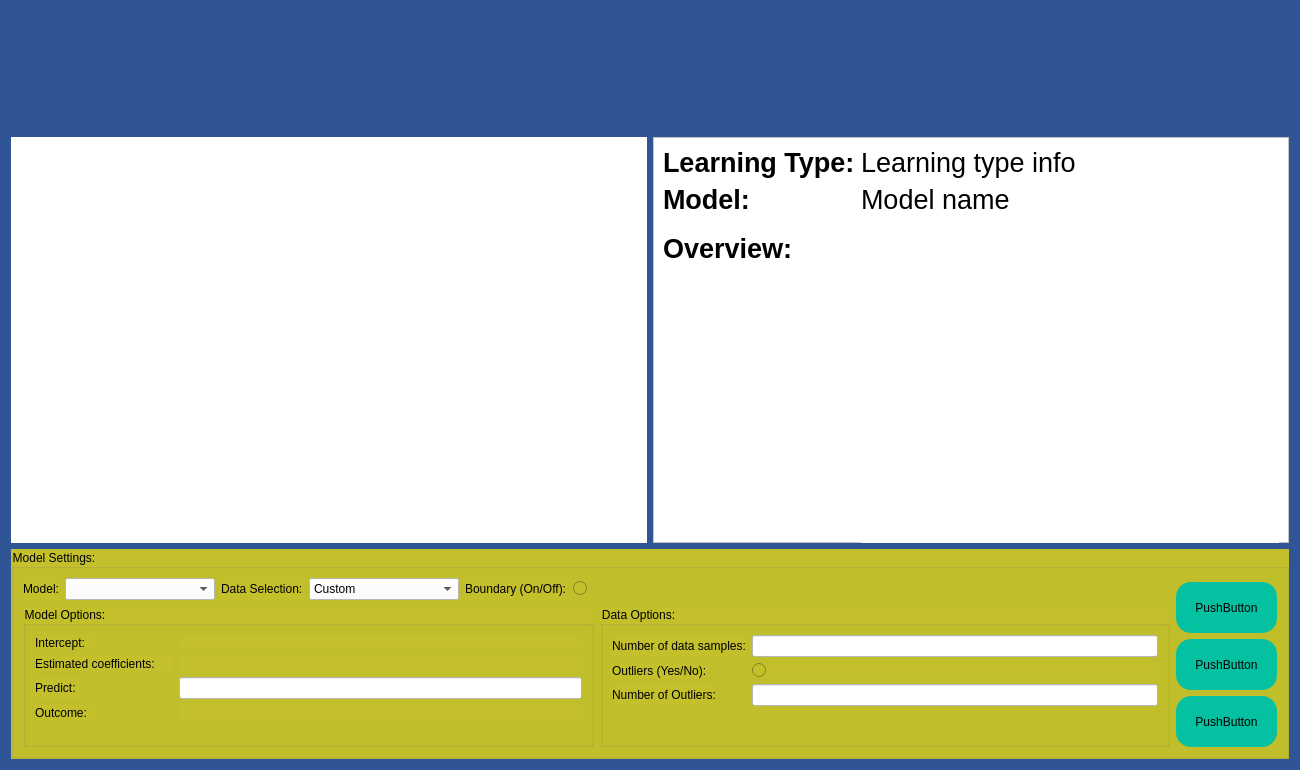
<?xml version="1.0" encoding="UTF-8"?>
<ui version="4.0">
 <class>self</class>
 <widget class="QWidget" name="self">
  <property name="geometry">
   <rect>
    <x>0</x>
    <y>0</y>
    <width>1300</width>
    <height>770</height>
   </rect>
  </property>
  <property name="minimumSize">
   <size>
    <width>1300</width>
    <height>770</height>
   </size>
  </property>
  <property name="windowTitle">
   <string>Form</string>
  </property>
  <property name="styleSheet">
   <string notr="true">background-color:rgb(47, 85, 151);</string>
  </property>
  <layout class="QVBoxLayout" name="verticalLayout_2">
   <item>
    <layout class="QHBoxLayout" name="horizontalLayout">
     <item>
      <spacer name="titleSpacerLeft">
       <property name="orientation">
        <enum>Qt::Horizontal</enum>
       </property>
       <property name="sizeHint" stdset="0">
        <size>
         <width>40</width>
         <height>20</height>
        </size>
       </property>
      </spacer>
     </item>
     <item>
      <widget class="QLabel" name="titleLabel">
       <property name="minimumSize">
        <size>
         <width>582</width>
         <height>120</height>
        </size>
       </property>
       <property name="maximumSize">
        <size>
         <width>582</width>
         <height>120</height>
        </size>
       </property>
       <property name="text">
        <string/>
       </property>
       <property name="pixmap">
        <pixmap>Developer/Swansea Uni/Project/Code/Project/Images/freeplay.png</pixmap>
       </property>
      </widget>
     </item>
     <item>
      <spacer name="titleSpacerRight">
       <property name="orientation">
        <enum>Qt::Horizontal</enum>
       </property>
       <property name="sizeHint" stdset="0">
        <size>
         <width>40</width>
         <height>20</height>
        </size>
       </property>
      </spacer>
     </item>
    </layout>
   </item>
   <item>
    <layout class="QHBoxLayout" name="gamboardModelInforLayoutV">
     <item>
      <layout class="QHBoxLayout" name="gameboardPlacing">
       <item>
        <widget class="QWidget" name="MplWidget" native="true">
         <property name="sizePolicy">
          <sizepolicy hsizetype="Preferred" vsizetype="Preferred">
           <horstretch>0</horstretch>
           <verstretch>0</verstretch>
          </sizepolicy>
         </property>
         <property name="minimumSize">
          <size>
           <width>450</width>
           <height>350</height>
          </size>
         </property>
         <property name="maximumSize">
          <size>
           <width>855</width>
           <height>525</height>
          </size>
         </property>
         <property name="styleSheet">
          <string notr="true">background-color: white;</string>
         </property>
        </widget>
       </item>
      </layout>
     </item>
     <item>
      <layout class="QHBoxLayout" name="modelInfoLayoutV" stretch="0">
       <item>
        <widget class="QFrame" name="frame">
         <property name="sizePolicy">
          <sizepolicy hsizetype="Preferred" vsizetype="Preferred">
           <horstretch>2</horstretch>
           <verstretch>0</verstretch>
          </sizepolicy>
         </property>
         <property name="minimumSize">
          <size>
           <width>570</width>
           <height>350</height>
          </size>
         </property>
         <property name="maximumSize">
          <size>
           <width>1710</width>
           <height>525</height>
          </size>
         </property>
         <property name="styleSheet">
          <string notr="true">background-color:white;
</string>
         </property>
         <property name="frameShape">
          <enum>QFrame::StyledPanel</enum>
         </property>
         <property name="frameShadow">
          <enum>QFrame::Raised</enum>
         </property>
         <layout class="QFormLayout" name="formLayout_2">
          <item row="0" column="0">
           <widget class="QLabel" name="learningTypeLabel">
            <property name="maximumSize">
             <size>
              <width>300</width>
              <height>16777215</height>
             </size>
            </property>
            <property name="font">
             <font>
              <pointsize>20</pointsize>
              <weight>75</weight>
              <bold>true</bold>
             </font>
            </property>
            <property name="text">
             <string>Learning Type:</string>
            </property>
           </widget>
          </item>
          <item row="0" column="1">
           <widget class="QLabel" name="learningTypeInfoLabel">
            <property name="font">
             <font>
              <pointsize>20</pointsize>
             </font>
            </property>
            <property name="text">
             <string>Learning type info</string>
            </property>
           </widget>
          </item>
          <item row="1" column="0">
           <widget class="QLabel" name="modelLabel_2">
            <property name="font">
             <font>
              <pointsize>20</pointsize>
              <weight>75</weight>
              <bold>true</bold>
             </font>
            </property>
            <property name="text">
             <string>Model:</string>
            </property>
           </widget>
          </item>
          <item row="1" column="1">
           <widget class="QLabel" name="modelTypeLabel">
            <property name="font">
             <font>
              <pointsize>20</pointsize>
             </font>
            </property>
            <property name="text">
             <string>Model name</string>
            </property>
           </widget>
          </item>
          <item row="2" column="0">
           <widget class="QLabel" name="overviewLabel">
            <property name="font">
             <font>
              <pointsize>20</pointsize>
              <weight>75</weight>
              <bold>true</bold>
             </font>
            </property>
            <property name="text">
             <string>Overview:</string>
            </property>
           </widget>
          </item>
          <item row="2" column="1">
           <widget class="QLabel" name="overviewDescriptionLabel">
            <property name="minimumSize">
             <size>
              <width>0</width>
              <height>400</height>
             </size>
            </property>
            <property name="font">
             <font>
              <pointsize>12</pointsize>
             </font>
            </property>
            <property name="text">
             <string/>
            </property>
            <property name="alignment">
             <set>Qt::AlignLeading|Qt::AlignLeft|Qt::AlignTop</set>
            </property>
            <property name="wordWrap">
             <bool>true</bool>
            </property>
           </widget>
          </item>
         </layout>
        </widget>
       </item>
      </layout>
     </item>
    </layout>
   </item>
   <item>
    <layout class="QVBoxLayout" name="verticalLayout">
     <item>
      <widget class="QGroupBox" name="modelSettingsGroupBox">
       <property name="sizePolicy">
        <sizepolicy hsizetype="Preferred" vsizetype="Preferred">
         <horstretch>0</horstretch>
         <verstretch>0</verstretch>
        </sizepolicy>
       </property>
       <property name="minimumSize">
        <size>
         <width>700</width>
         <height>210</height>
        </size>
       </property>
       <property name="maximumSize">
        <size>
         <width>16777215</width>
         <height>600</height>
        </size>
       </property>
       <property name="styleSheet">
        <string notr="true">background-color: rgb(195, 192, 44);</string>
       </property>
       <property name="title">
        <string>Model Settings:</string>
       </property>
       <layout class="QHBoxLayout" name="horizontalLayout_5">
        <item>
         <layout class="QVBoxLayout" name="modelOptionsHSplit">
          <item>
           <layout class="QHBoxLayout" name="horizontalLayout_3">
            <item>
             <widget class="QLabel" name="modelSelectionLabel">
              <property name="text">
               <string>Model:</string>
              </property>
             </widget>
            </item>
            <item>
             <widget class="QComboBox" name="modelSelectComboXox">
              <property name="minimumSize">
               <size>
                <width>150</width>
                <height>0</height>
               </size>
              </property>
              <property name="styleSheet">
               <string notr="true">background-color: white;
selection-color: rgb(200, 200, 200);</string>
              </property>
             </widget>
            </item>
            <item>
             <widget class="QLabel" name="dataSelectionLabel">
              <property name="text">
               <string>Data Selection:</string>
              </property>
             </widget>
            </item>
            <item>
             <widget class="QComboBox" name="dataSelectComboBox">
              <property name="minimumSize">
               <size>
                <width>150</width>
                <height>0</height>
               </size>
              </property>
              <property name="styleSheet">
               <string notr="true">background-color: white;
selection-color: rgb(200, 200, 200)</string>
              </property>
              <item>
               <property name="text">
                <string>Custom</string>
               </property>
              </item>
              <item>
               <property name="text">
                <string>Diabeties</string>
               </property>
              </item>
              <item>
               <property name="text">
                <string>Boston House Prices</string>
               </property>
              </item>
             </widget>
            </item>
            <item>
             <widget class="QLabel" name="boundaryLabel">
              <property name="text">
               <string>Boundary (On/Off):</string>
              </property>
             </widget>
            </item>
            <item>
             <widget class="QRadioButton" name="boundaryOnOffRadioButton">
              <property name="maximumSize">
               <size>
                <width>25</width>
                <height>16777215</height>
               </size>
              </property>
              <property name="text">
               <string/>
              </property>
             </widget>
            </item>
            <item>
             <spacer name="horizontalSpacer">
              <property name="orientation">
               <enum>Qt::Horizontal</enum>
              </property>
              <property name="sizeHint" stdset="0">
               <size>
                <width>40</width>
                <height>20</height>
               </size>
              </property>
             </spacer>
            </item>
           </layout>
          </item>
          <item>
           <layout class="QHBoxLayout" name="dataOptionsHorizontalLayout">
            <item>
             <widget class="QGroupBox" name="modelOptionsGroupBox">
              <property name="minimumSize">
               <size>
                <width>299</width>
                <height>0</height>
               </size>
              </property>
              <property name="title">
               <string>Model Options:</string>
              </property>
              <layout class="QHBoxLayout" name="horizontalLayout_4">
               <item>
                <layout class="QFormLayout" name="formLayout_4">
                 <item row="0" column="0">
                  <widget class="QLabel" name="interceptLabel">
                   <property name="minimumSize">
                    <size>
                     <width>60</width>
                     <height>15</height>
                    </size>
                   </property>
                   <property name="maximumSize">
                    <size>
                     <width>150</width>
                     <height>16777215</height>
                    </size>
                   </property>
                   <property name="text">
                    <string>Intercept:</string>
                   </property>
                  </widget>
                 </item>
                 <item row="0" column="1">
                  <widget class="QLabel" name="interceptValueLabel">
                   <property name="minimumSize">
                    <size>
                     <width>0</width>
                     <height>15</height>
                    </size>
                   </property>
                   <property name="text">
                    <string/>
                   </property>
                   <property name="alignment">
                    <set>Qt::AlignCenter</set>
                   </property>
                  </widget>
                 </item>
                 <item row="1" column="0">
                  <widget class="QLabel" name="coefLabel">
                   <property name="minimumSize">
                    <size>
                     <width>138</width>
                     <height>15</height>
                    </size>
                   </property>
                   <property name="maximumSize">
                    <size>
                     <width>150</width>
                     <height>16777215</height>
                    </size>
                   </property>
                   <property name="text">
                    <string>Estimated coefficients:</string>
                   </property>
                  </widget>
                 </item>
                 <item row="2" column="0">
                  <widget class="QLabel" name="predictLabel">
                   <property name="minimumSize">
                    <size>
                     <width>47</width>
                     <height>15</height>
                    </size>
                   </property>
                   <property name="maximumSize">
                    <size>
                     <width>150</width>
                     <height>16777215</height>
                    </size>
                   </property>
                   <property name="text">
                    <string>Predict:</string>
                   </property>
                  </widget>
                 </item>
                 <item row="2" column="1">
                  <widget class="QLineEdit" name="predictLineEdit">
                   <property name="minimumSize">
                    <size>
                     <width>0</width>
                     <height>15</height>
                    </size>
                   </property>
                   <property name="focusPolicy">
                    <enum>Qt::ClickFocus</enum>
                   </property>
                   <property name="styleSheet">
                    <string notr="true">background-color: white;</string>
                   </property>
                   <property name="alignment">
                    <set>Qt::AlignCenter</set>
                   </property>
                   <property name="clearButtonEnabled">
                    <bool>true</bool>
                   </property>
                  </widget>
                 </item>
                 <item row="3" column="0">
                  <widget class="QLabel" name="outcomeLabel">
                   <property name="minimumSize">
                    <size>
                     <width>60</width>
                     <height>15</height>
                    </size>
                   </property>
                   <property name="maximumSize">
                    <size>
                     <width>150</width>
                     <height>16777215</height>
                    </size>
                   </property>
                   <property name="text">
                    <string>Outcome:</string>
                   </property>
                  </widget>
                 </item>
                 <item row="1" column="1">
                  <widget class="QLabel" name="coefValueLabel">
                   <property name="minimumSize">
                    <size>
                     <width>0</width>
                     <height>15</height>
                    </size>
                   </property>
                   <property name="text">
                    <string/>
                   </property>
                   <property name="alignment">
                    <set>Qt::AlignCenter</set>
                   </property>
                  </widget>
                 </item>
                 <item row="3" column="1">
                  <widget class="QLabel" name="outputLabel">
                   <property name="minimumSize">
                    <size>
                     <width>0</width>
                     <height>15</height>
                    </size>
                   </property>
                   <property name="text">
                    <string/>
                   </property>
                   <property name="alignment">
                    <set>Qt::AlignCenter</set>
                   </property>
                  </widget>
                 </item>
                </layout>
               </item>
              </layout>
             </widget>
            </item>
            <item>
             <widget class="QGroupBox" name="dataOptionsGroupBox">
              <property name="minimumSize">
               <size>
                <width>299</width>
                <height>0</height>
               </size>
              </property>
              <property name="title">
               <string>Data Options:</string>
              </property>
              <layout class="QFormLayout" name="formLayout_3">
               <item row="1" column="0">
                <widget class="QLabel" name="dataSampleLabel">
                 <property name="minimumSize">
                  <size>
                   <width>0</width>
                   <height>20</height>
                  </size>
                 </property>
                 <property name="maximumSize">
                  <size>
                   <width>160</width>
                   <height>16777215</height>
                  </size>
                 </property>
                 <property name="text">
                  <string>Number of data samples:</string>
                 </property>
                </widget>
               </item>
               <item row="1" column="1">
                <widget class="QLineEdit" name="dataSampleLineedit">
                 <property name="minimumSize">
                  <size>
                   <width>150</width>
                   <height>15</height>
                  </size>
                 </property>
                 <property name="maximumSize">
                  <size>
                   <width>16777215</width>
                   <height>16777215</height>
                  </size>
                 </property>
                 <property name="focusPolicy">
                  <enum>Qt::ClickFocus</enum>
                 </property>
                 <property name="autoFillBackground">
                  <bool>false</bool>
                 </property>
                 <property name="styleSheet">
                  <string notr="true">background-color: white;</string>
                 </property>
                 <property name="alignment">
                  <set>Qt::AlignCenter</set>
                 </property>
                 <property name="clearButtonEnabled">
                  <bool>true</bool>
                 </property>
                </widget>
               </item>
               <item row="3" column="0">
                <widget class="QLabel" name="outliersLabel">
                 <property name="minimumSize">
                  <size>
                   <width>0</width>
                   <height>15</height>
                  </size>
                 </property>
                 <property name="text">
                  <string>Outliers (Yes/No):</string>
                 </property>
                </widget>
               </item>
               <item row="3" column="1">
                <widget class="QRadioButton" name="radioButton_2">
                 <property name="minimumSize">
                  <size>
                   <width>0</width>
                   <height>15</height>
                  </size>
                 </property>
                 <property name="text">
                  <string/>
                 </property>
                </widget>
               </item>
               <item row="4" column="0">
                <widget class="QLabel" name="noOfOutliersLabel">
                 <property name="minimumSize">
                  <size>
                   <width>0</width>
                   <height>15</height>
                  </size>
                 </property>
                 <property name="text">
                  <string>Number of Outliers:</string>
                 </property>
                </widget>
               </item>
               <item row="4" column="1">
                <widget class="QLineEdit" name="outliersNoLineedit">
                 <property name="minimumSize">
                  <size>
                   <width>0</width>
                   <height>15</height>
                  </size>
                 </property>
                 <property name="baseSize">
                  <size>
                   <width>0</width>
                   <height>15</height>
                  </size>
                 </property>
                 <property name="styleSheet">
                  <string notr="true">background-color: white;</string>
                 </property>
                 <property name="alignment">
                  <set>Qt::AlignCenter</set>
                 </property>
                 <property name="clearButtonEnabled">
                  <bool>true</bool>
                 </property>
                </widget>
               </item>
              </layout>
             </widget>
            </item>
           </layout>
          </item>
         </layout>
        </item>
        <item>
         <layout class="QHBoxLayout" name="groupBoxHButtons">
          <item>
           <layout class="QVBoxLayout" name="buttonLayoutV">
            <item>
             <spacer name="buttonVerticalSpacer">
              <property name="orientation">
               <enum>Qt::Vertical</enum>
              </property>
              <property name="sizeHint" stdset="0">
               <size>
                <width>20</width>
                <height>40</height>
               </size>
              </property>
             </spacer>
            </item>
            <item>
             <widget class="QPushButton" name="playButton">
              <property name="minimumSize">
               <size>
                <width>101</width>
                <height>51</height>
               </size>
              </property>
              <property name="styleSheet">
               <string notr="true">background-color: rgb(3, 193, 161);
border-radius: 15px;</string>
              </property>
              <property name="text">
               <string>PushButton</string>
              </property>
             </widget>
            </item>
            <item>
             <widget class="QPushButton" name="clearButton">
              <property name="minimumSize">
               <size>
                <width>101</width>
                <height>51</height>
               </size>
              </property>
              <property name="styleSheet">
               <string notr="true">background-color: rgb(3, 193, 161);
border-radius: 15px;</string>
              </property>
              <property name="text">
               <string>PushButton</string>
              </property>
             </widget>
            </item>
            <item>
             <widget class="QPushButton" name="homeButton">
              <property name="minimumSize">
               <size>
                <width>101</width>
                <height>51</height>
               </size>
              </property>
              <property name="styleSheet">
               <string notr="true">background-color: rgb(3, 193, 161);
border-radius: 15px;</string>
              </property>
              <property name="text">
               <string>PushButton</string>
              </property>
             </widget>
            </item>
           </layout>
          </item>
         </layout>
        </item>
       </layout>
      </widget>
     </item>
    </layout>
   </item>
  </layout>
 </widget>
 <resources/>
 <connections/>
</ui>
